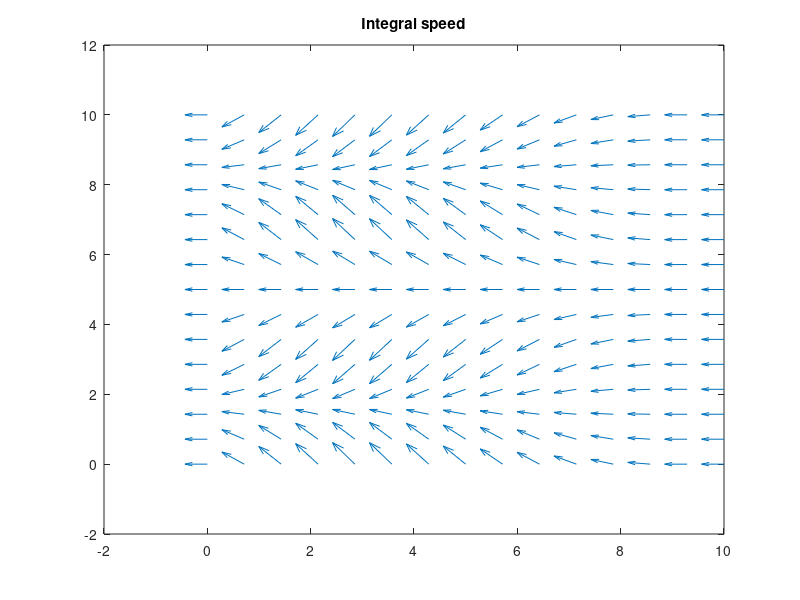

Recreate this plot in MATLAB.
clf;

F1 = 1;
F2 = 3;
G1 = 3;
G2 = 3;
l = 1;
s = 3;
m = 3;
p = 1;
r = 10;
q = 10;
r_l = (l.*pi)/r;
r_s = (s.*pi)/r;
q_m = (m.*pi)/q;
q_p = (p.*pi)/q;
mu = 0.2;
beta = 0.2;

A = -beta/(2.*mu)+sqrt((beta/(2.*mu)).^2+q_m.^2);
B = -beta/(2.*mu)-sqrt((beta/(2.*mu)).^2+q_m.^2);
D_1 = q_m.*(mu.*(r_l.^2+q_m.^2)*F1 + beta.*r_l.*F2)/(mu.^2.*(r_l.^2+q_m.^2).^2+beta.^2.*r_l.^2);
D_2 = q_m.*(mu.*(r_l.^2+q_m.^2)*F2 - beta.*r_l.*F1)/(mu.^2.*(r_l.^2+q_m.^2).^2+beta.^2.*r_l.^2);
C_1 = D_1*(exp(B.*r)-(-1).^l)/(exp(A.*r)-exp(B.*r));
C_2 = D_1*((-1).^l-exp(A.*r))/(exp(A.*r)-exp(B.*r));

A_bar = -beta/(2.*mu)+sqrt((beta/(2.*mu)).^2+q_p.^2);
B_bar = -beta/(2.*mu)-sqrt((beta/(2.*mu)).^2+q_p.^2);
D_1_bar = r_s.*(mu.*(r_s.^2+q_p.^2)*G2 - beta.*r_s.*G1)/(mu.^2.*(r_s.^2+q_p.^2).^2+beta.^2.*r_s.^2);
D_2_bar = -r_s.*(mu.*(r_s.^2+q_p.^2)*G1 + beta.*r_s.*G2)/(mu.^2.*(r_s.^2+q_p.^2).^2+beta.^2.*r_s.^2);
C_1_bar = D_1_bar*(exp(B_bar.*r)-(-1).^s)/(exp(A_bar.*r)-exp(B_bar.*r));
C_2_bar = D_1_bar*((-1).^s-exp(A_bar.*r))/(exp(A_bar.*r)-exp(B_bar.*r));

x = linspace(0, r, 15);
y = linspace(0, q, 15);
[xx, yy] = meshgrid(x, y);

% v-component
V = (D_1.*r_l.*sin(r_l.*xx)-D_2.*r_l.*cos(r_l.*xx)-A.*C_1.*exp(A.*xx)-B.*C_2.*exp(B.*xx))*sin(q_m.*yy)
+ (D_1_bar.*r_s.*sin(r_s.*xx)-D_2_bar.*r_s.*cos(r_s.*xx)-A_bar.*C_1_bar.*exp(A_bar.*xx)-B_bar.*C_2_bar.*exp(B_bar.*xx)).*sin(q_p.*yy);
% u-component
U = q_m.*(C_1.*exp(A.*xx)+C_2.*exp(B.*xx)+D_1.*cos(r_l.*xx)+D_2.*sin(r_l.*xx)).*cos(q_m.*yy)
+ q_p.*(C_1_bar.*exp(A_bar.*xx)+C_2_bar.*exp(B_bar.*xx)+D_1_bar.*cos(r_s.*xx) + D_2_bar.*sin(r_s.*xx)).*cos(q_p.*yy);

h = quiver(xx, yy, V, U, 0.8);

title ("Integral speed");
